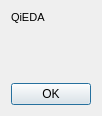
<?xml version="1.0" encoding="UTF-8"?>
<ui version="4.0">
 <class>About</class>
 <widget class="QDialog" name="About">
  <property name="windowModality">
   <enum>Qt::ApplicationModal</enum>
  </property>
  <property name="geometry">
   <rect>
    <x>0</x>
    <y>0</y>
    <width>400</width>
    <height>300</height>
   </rect>
  </property>
  <property name="windowTitle">
   <string>About QiEDA</string>
  </property>
  <property name="modal">
   <bool>true</bool>
  </property>
  <layout class="QVBoxLayout" name="verticalLayout">
   <property name="sizeConstraint">
    <enum>QLayout::SetFixedSize</enum>
   </property>
   <item>
    <layout class="QHBoxLayout" name="HorizontalLayout">
     <item>
      <widget class="QLabel" name="Text">
       <property name="text">
        <string notr="true">&lt;!DOCTYPE HTML PUBLIC &quot;-//W3C//DTD HTML 4.0//EN&quot; &quot;http://www.w3.org/TR/REC-html40/strict.dtd&quot;&gt;
&lt;html&gt;&lt;head&gt;&lt;meta name=&quot;qrichtext&quot; content=&quot;1&quot; /&gt;&lt;style type=&quot;text/css&quot;&gt;
p, li { white-space: pre-wrap; }
&lt;/style&gt;&lt;/head&gt;&lt;body style=&quot; font-family:'MS Shell Dlg 2'; font-size:8pt; font-weight:400; font-style:normal;&quot;&gt;
&lt;p style=&quot; margin-top:0px; margin-bottom:0px; margin-left:0px; margin-right:0px; -qt-block-indent:0; text-indent:0px;&quot;&gt;QiEDA&lt;/p&gt;
&lt;p style=&quot;-qt-paragraph-type:empty; margin-top:0px; margin-bottom:0px; margin-left:0px; margin-right:0px; -qt-block-indent:0; text-indent:0px;&quot;&gt;&lt;br /&gt;&lt;/p&gt;&lt;/body&gt;&lt;/html&gt;</string>
       </property>
      </widget>
     </item>
    </layout>
   </item>
   <item>
    <spacer name="VerticalSpacer">
     <property name="orientation">
      <enum>Qt::Vertical</enum>
     </property>
     <property name="sizeHint" stdset="0">
      <size>
       <width>20</width>
       <height>40</height>
      </size>
     </property>
    </spacer>
   </item>
   <item>
    <widget class="QDialogButtonBox" name="ButtonBox">
     <property name="orientation">
      <enum>Qt::Horizontal</enum>
     </property>
     <property name="standardButtons">
      <set>QDialogButtonBox::Ok</set>
     </property>
    </widget>
   </item>
  </layout>
 </widget>
 <resources>
  <include location="qiviewer.qrc"/>
 </resources>
 <connections>
  <connection>
   <sender>ButtonBox</sender>
   <signal>accepted()</signal>
   <receiver>About</receiver>
   <slot>accept()</slot>
   <hints>
    <hint type="sourcelabel">
     <x>248</x>
     <y>254</y>
    </hint>
    <hint type="destinationlabel">
     <x>157</x>
     <y>274</y>
    </hint>
   </hints>
  </connection>
 </connections>
</ui>
